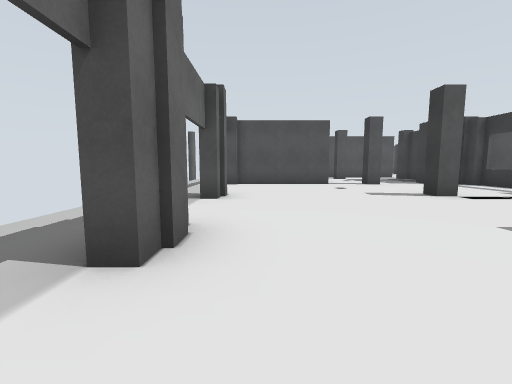
[1] (above)

16 first-person views from a walk through a world built for the Gazebo simulator. The camera is 1.2 m above the floor, tilts 6° down and sees 90° across. The floor is counted in squares, 2 m on a side. Each view is taken from the middle of a square. On the plan, view 1 faces up. The plan holds only what a view shows up to about 9 squares ahead; the rest is blank. The place goes on beyond the plan.

[2]
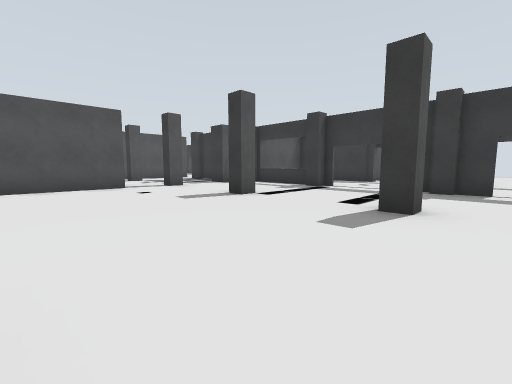

[3]
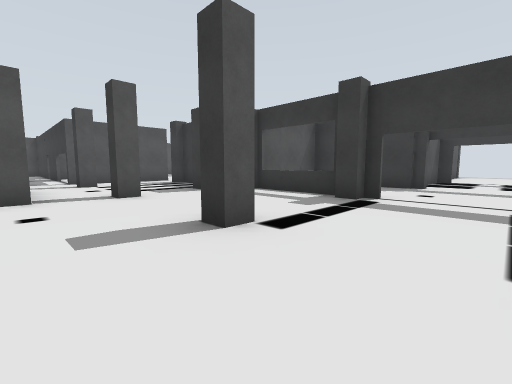

[4]
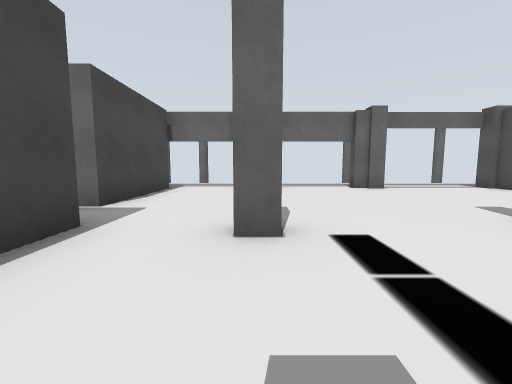

[5]
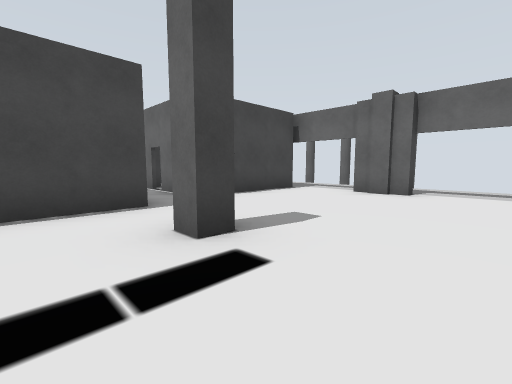

[6]
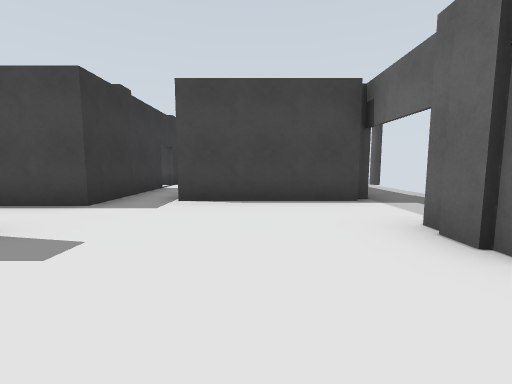

[7]
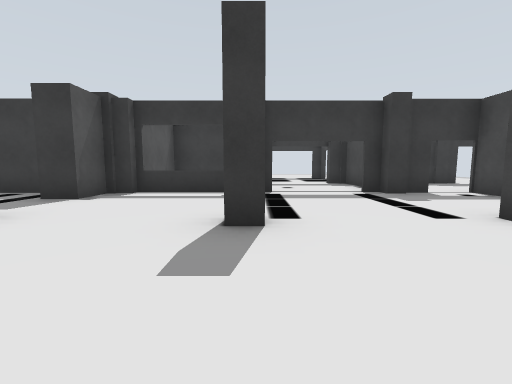

[8]
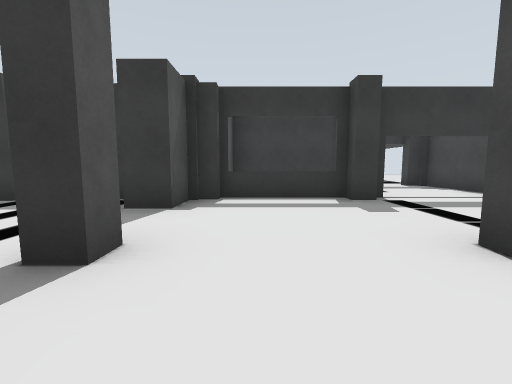

[9]
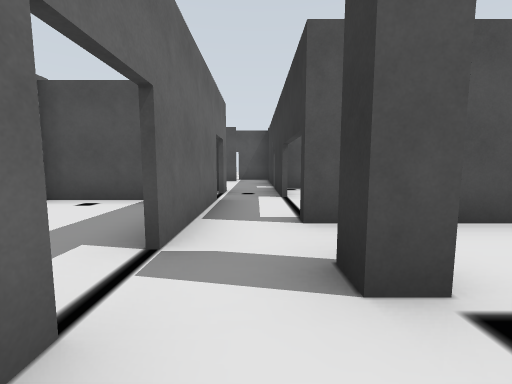

[10]
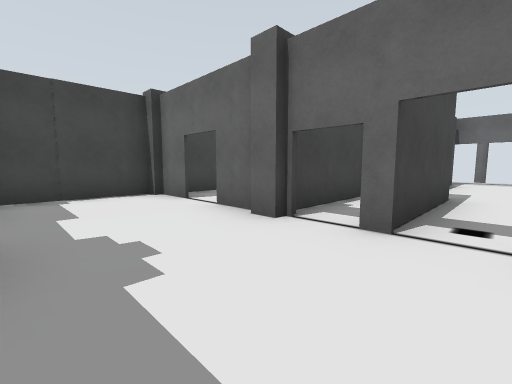

[11]
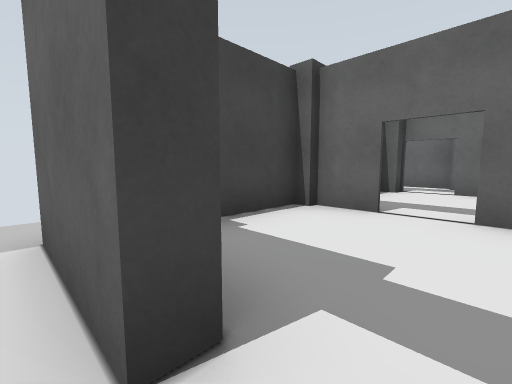

[12]
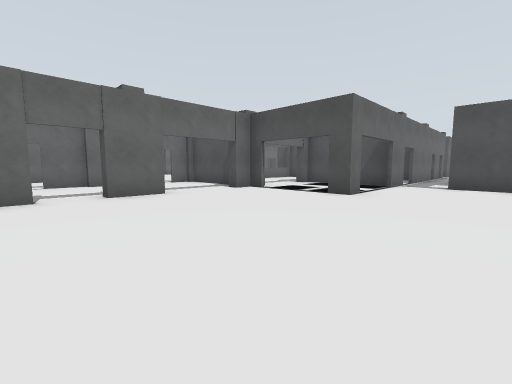

[13]
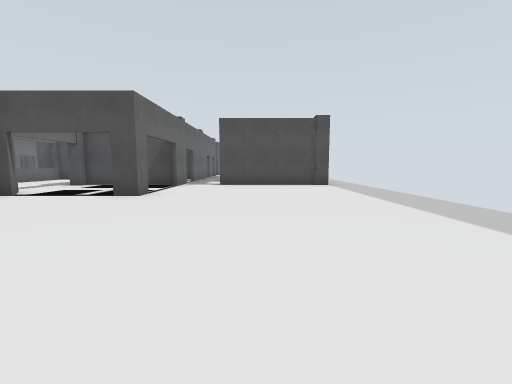

[14]
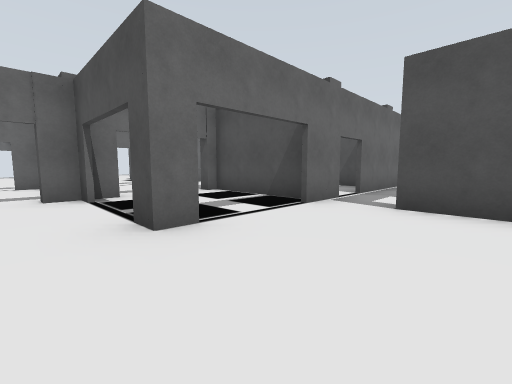

[15]
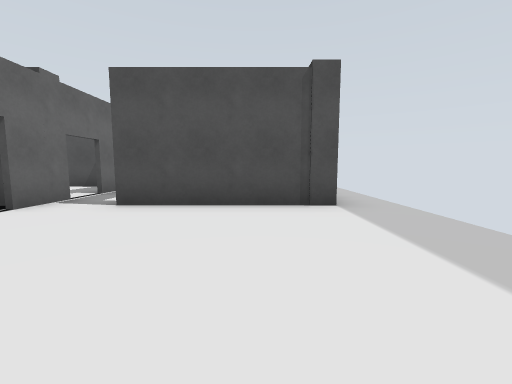

[16]
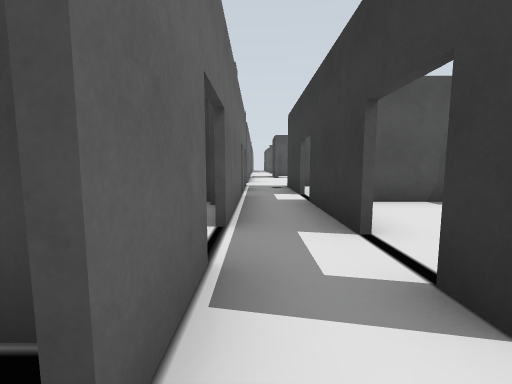

### Floor plan
Points are (right, up) in squares from view 1. A wall is a line through its corners. A room is listed if a view was taken in it or the views show most of it. See-through windows are left out.
Room 1 (views 1, 2, 3, 4, 5, 6, 7, 8, 9)
walls: (4, 4.8) (3.5, 4.8) (3.5, 5.4); (-0.7, 5.4) (-0.7, 4.5); (3.5, 2.2) (3.9, 2.2) (3.9, 2) (3.5, 2) (3.5, 2.2); (2.4, 8.2) (-1, 8.2); (4, 8) (3.5, 8) (3.5, 8.5); (-0.5, 8) (-1, 8); (-1.1, 2.6) (-0.7, 2.6) (-0.7, 1.4); (6.4, 4.9) (6.4, 5.4); (6.7, 5.2) (6.7, 7.8); (3.5, 0.2) (6.8, 0.2); (6.4, 7.7) (6.4, 8.2) (5.5, 8.2) (5.5, 8.9); (6.7, 2.1) (6.7, 2.6); (6.6, 1.8) (6.6, 1.1); (6.4, 1.1) (6.4, 2.2); (-0.8, -0.3) (2.3, -0.3); (6.4, 9.6) (6.4, 11.5); (4, 11.1) (3.5, 11.1) (3.5, 11.6); (5.8, 12.6) (3.4, 12.6)
ways out: opening at (7, 1) to room 2; opening at (7, 3.5) to room 3; opening at (-2, 8); opening at (2, 11); opening at (3, 13); gap at (-3, -0.5); gap at (-3, 2); gap at (-3, 5)
Room 2 (views 10, 11, 12, 13, 14, 15, 16)
walls: (12.7, 2.5) (12.7, 2) (12.1, 2); (9.8, -0.5) (9.8, -1.8); (9.4, -1.8) (9.4, -0.8); (10.2, 2) (9.8, 2) (9.8, 1.4); (9.4, -2.7) (9.8, -2.7) (9.8, -4.5); (9.8, 2.6) (9.8, 2.1); (8.9, 2) (7.1, 2); (12.6, 4.8) (9.8, 4.8); (17.2, 4.8) (13.9, 4.8); (7.6, -4.4) (9.1, -4.4); (6.6, -1.2) (6.6, -2.2); (6.4, -0.9) (6.8, -0.9) (6.8, -1.4)
ways out: opening at (7, 1) to room 1; opening at (9.5, 3.5) to room 3; opening at (8, -3) to room 4; opening at (13, 5); opening at (18, 5.5)
Room 3 (no view inside)
walls: (9.4, 4.5) (9.4, 7.7) (6.4, 7.7); (7.5, 2) (9.4, 2) (9.4, 2.6) (9.8, 2.6)
ways out: opening at (7, 3.5) to room 1; opening at (9.5, 3.5) to room 2
Room 4 (no view inside)
walls: (5.1, -4.1) (6.1, -4.1); (3.5, -2.9) (3.5, 0.2); (6.6, -3.1) (6.6, -4.4) (7.6, -4.4); (3.6, -1.9) (3.6, -2.9); (3.5, -4.2) (3.5, -3.8) (4, -3.8); (2.3, -2.2) (2.3, -3.1); (1.9, -3) (1.9, -4.2); (2.3, -0.3) (2.3, -1.9)
ways out: opening at (8, -3) to room 2; opening at (3, -4)

Positions as (right, up) in squares from view 1, and headings:
1: (0, 0), facing up
2: (0, 1), facing up-right
3: (2, 3), facing up-right
4: (6, 2), facing left
5: (5, 4), facing down-left
6: (1, 4), facing down
7: (1, 5), facing right
8: (2, 7), facing right
9: (3, 10), facing up
10: (9, 1), facing down-left
11: (10, -2), facing down-left
12: (15, -3), facing up-left
13: (15, -3), facing up
14: (15, 1), facing up-left
15: (16, 1), facing up
16: (13, 4), facing up
